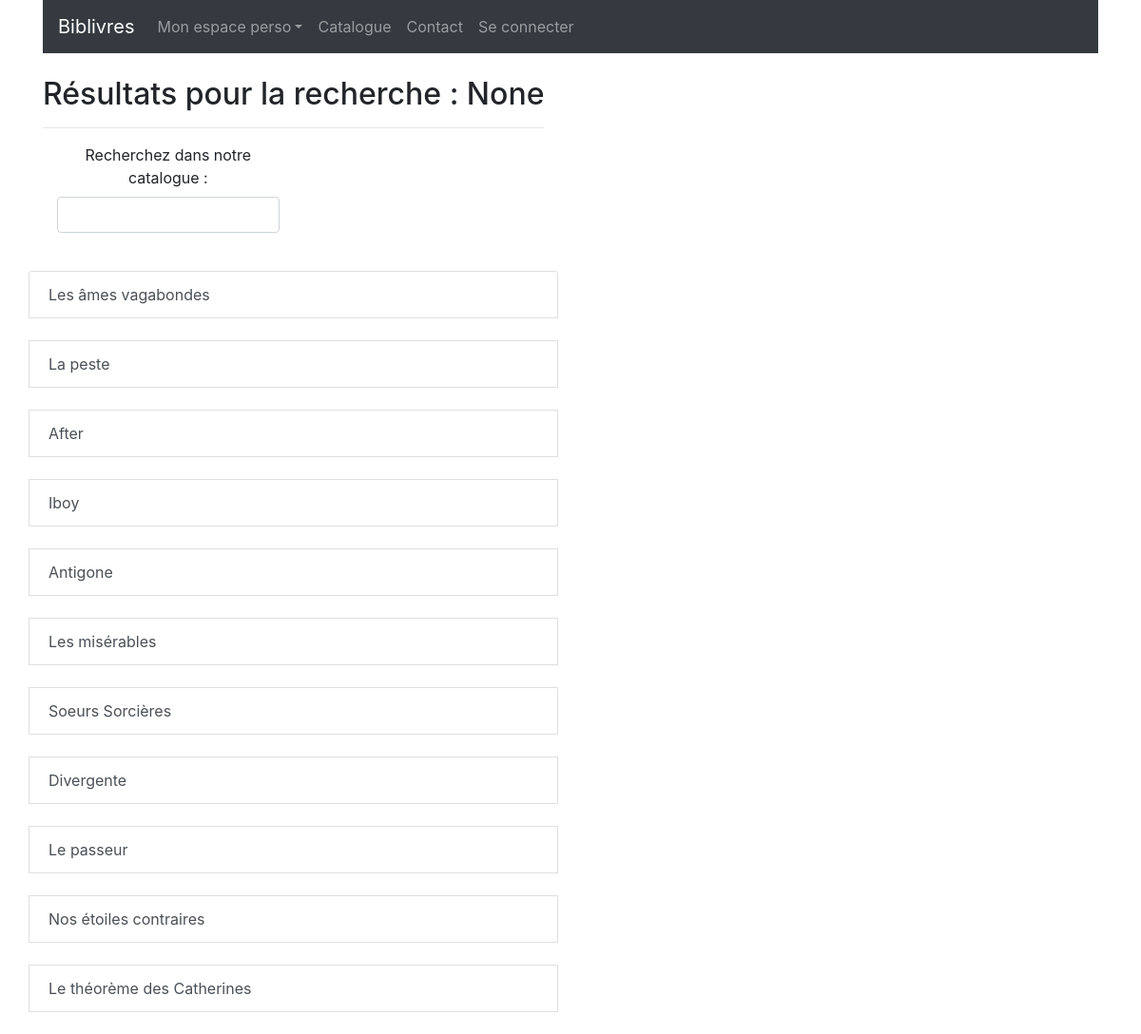
Screenshot of /polls/search/ with the database file from the repository.
### polls/models.py (models this page shows, shortened)
class Livre(models.Model):
    nomAuteur = models.CharField(max_length=20)
    prenomAuteur = models.CharField(max_length=20)
    titre = models.CharField(max_length=30)
    disponible=models.BooleanField(default=True)
    empruntable=models.BooleanField(default=False)
    support=models.CharField(null=True, blank=True,max_length=15)
    categorie=models.CharField(null=True, blank=True,max_length=30)
    theme=models.CharField(null=True, blank=True,max_length=30)
    date_publication=models.DateField(null=True, blank=True)
    cree_le=models.DateField(default=timezone.now())
    supprime_le=models.DateField(null=True, blank=True)

### polls/views.py (the view)
def search(request):
    query = request.GET.get('query')
    if not query:
        livres = Livre.objects.all()
    else:
        livres = Livre.objects.filter(titre__icontains=query)
    title = "Résultats pour la recherche  : %s"%query
    context = {
        'livres': livres,
        'title': title
    }
    return render(request, 'polls/search.html', context)

### polls/templates/polls/search.html
{% extends 'polls/base.html' %}
{% block content %}
    {% include 'polls/list.html' with list_title=title %}
{% endblock %}

### polls/templates/polls/list.html
<div class="col-lg-12">
    <h2 class="intro-text text-center">{{ list_title }}
    </h2>
    <hr class="detail-separator">
</div>
{% include 'polls/search_form.html' %}
<br>
{% if livres|length_is:"0" %}
    <div class="text-center">
      Malheureusement, aucun livre ne correspond à votre recherche dans le catalogue Biblivres.
    </div>
{% else %}
<div class="list-group">
    {% for livre in livres %}
    <a href="{% url 'polls:detail' pk=livre.id %}" class="list-group-item list-group-item-action">{{livre.titre}}</a>
     <br/>
    {% endfor %}
</div>
{% endif %}

### rows the page displays
Livre: titre "Les âmes vagabondes"
Livre: titre "La peste"
Livre: titre "After"
Livre: titre "Iboy"
Livre: titre "Antigone"
Livre: titre "Les misérables"
Livre: titre "Soeurs Sorcières"
Livre: titre "Divergente"
Livre: titre "Le passeur"
Livre: titre "Nos étoiles contraires"
Livre: titre "Le théorème des Catherines"

### other values shown
{{ list_title }} "Résultats pour la recherche : None"
